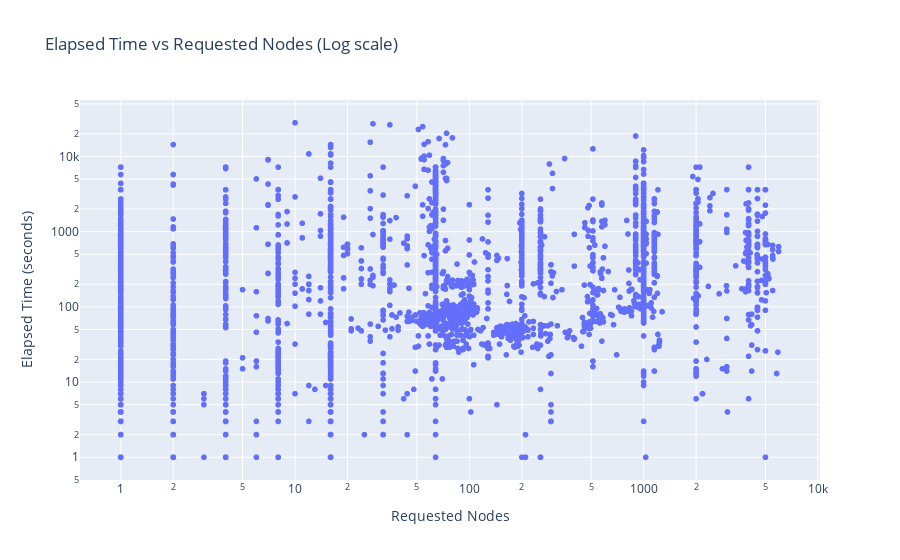
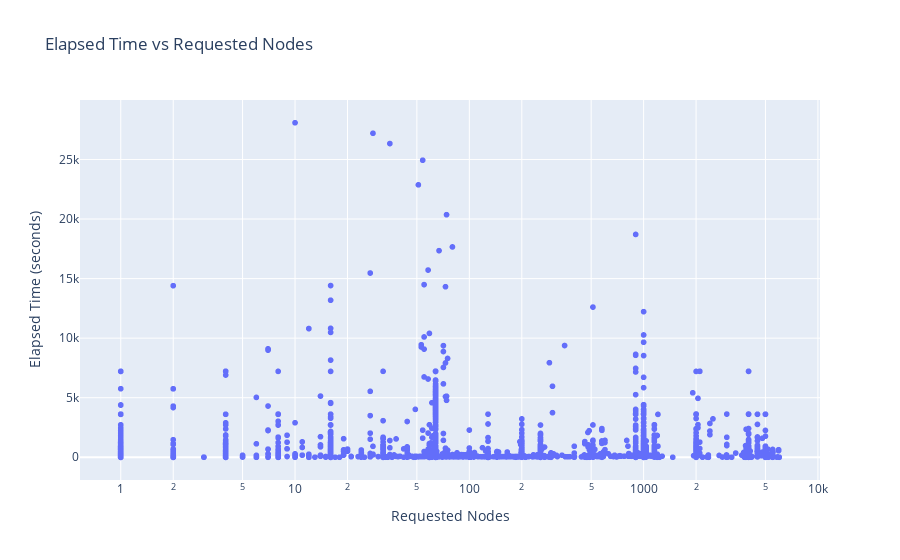

Notebook code cell kept with these figures, in order:
### Code cell
import pandas as pd
import plotly.express as px
import plotly.io as pio

def convert_to_numbers(x):
    if isinstance(x, str):
        x = x.strip().upper()
        if x.endswith("K"):
            return float(x[:-1]) * 1000
    return pd.to_numeric(x, errors='coerce')

data = pd.read_csv("../Data/Slurm-data.csv", on_bad_lines='skip', header=None)
data.columns = ["JobID", "UID", "ReqNodes", "TimeLimitRaw", "ElapsedRaw"]

data["ReqNodes"] = data["ReqNodes"].apply(convert_to_numbers)
data["ElapsedRaw"] = data["ElapsedRaw"].apply(convert_to_numbers)

data_cleaned = data.dropna(subset=["ReqNodes", "ElapsedRaw"])
data_cleaned = data_cleaned.sort_values(by="ElapsedRaw")
#print(data_cleaned["ReqNodes"])
#print(data_cleaned["ElapsedRaw"])

log_figure = px.scatter(data_cleaned, x="ReqNodes", y="ElapsedRaw", title="Elapsed Time vs Requested Nodes (Log scale)",labels={"ReqNodes": "Requested Nodes", "ElapsedRaw": "Elapsed Time (seconds)"}, log_x=True, log_y=True) 
linear_figure = px.scatter(data_cleaned, x="ReqNodes", y="ElapsedRaw", title="Elapsed Time vs Requested Nodes",labels={"ReqNodes": "Requested Nodes", "ElapsedRaw": "Elapsed Time (seconds)"}, log_x=True)
log_figure.show()
linear_figure.show()
log_figure.write_image("LogarithmicElapsedTimeVsRequestedNodes.png")
linear_figure.write_image("ElapsedTimeVsRequestedNodes.png")

### Figure 1 — Plotly figure (JSON) as saved in the notebook; plotly's stock layout.template omitted (floating-point values rounded to 4 significant figures; data arrays with more than 128 entries replaced by an {"elided": "..."} marker saying what was removed)
{"data": [{"hovertemplate": "Requested Nodes=%{x}<br>Elapsed Time (seconds)=%{y}<extra></extra>", "legendgroup": "", "marker": {"color": "#636efa", "symbol": "circle"}, "mode": "markers", "name": "", "showlegend": false, "type": "scattergl", "x": {"elided": "5996 float values"}, "xaxis": "x", "y": {"elided": "5996 float values"}, "yaxis": "y"}], "layout": {"legend": {"tracegroupgap": 0}, "title": {"text": "Elapsed Time vs Requested Nodes (Log scale)"}, "xaxis": {"anchor": "y", "domain": [0, 1], "title": {"text": "Requested Nodes"}, "type": "log"}, "yaxis": {"anchor": "x", "domain": [0, 1], "title": {"text": "Elapsed Time (seconds)"}, "type": "log"}}}

### Figure 2 — Plotly figure (JSON) as saved in the notebook; plotly's stock layout.template omitted (floating-point values rounded to 4 significant figures; data arrays with more than 128 entries replaced by an {"elided": "..."} marker saying what was removed)
{"data": [{"hovertemplate": "Requested Nodes=%{x}<br>Elapsed Time (seconds)=%{y}<extra></extra>", "legendgroup": "", "marker": {"color": "#636efa", "symbol": "circle"}, "mode": "markers", "name": "", "showlegend": false, "type": "scattergl", "x": {"elided": "5996 float values"}, "xaxis": "x", "y": {"elided": "5996 float values"}, "yaxis": "y"}], "layout": {"legend": {"tracegroupgap": 0}, "title": {"text": "Elapsed Time vs Requested Nodes"}, "xaxis": {"anchor": "y", "domain": [0, 1], "title": {"text": "Requested Nodes"}, "type": "log"}, "yaxis": {"anchor": "x", "domain": [0, 1], "title": {"text": "Elapsed Time (seconds)"}}}}
